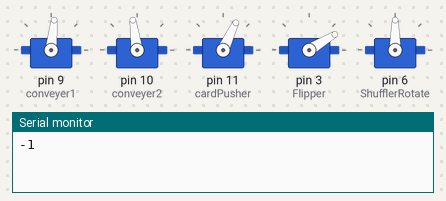
This sketch was run on a simulated Arduino Uno, built with avr-gcc and run on an emulated ATmega328P. Parts: 5 × servo, the last lines printed to the serial monitor. Random numbers use the default seed unless the sketch sets one.

Above: at 0.19 s.
At 19.5 s:
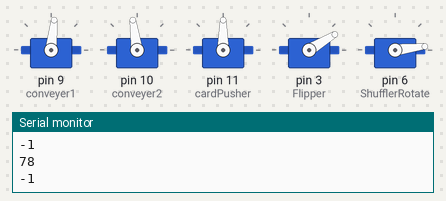
At 38.5 s:
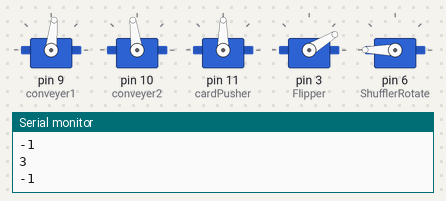
Timing chart, 0 to 40.0 s (numbered marks = the images above):
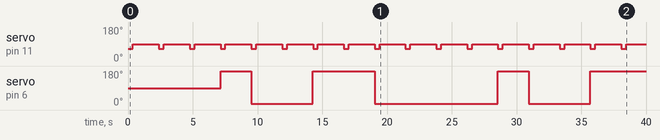

Measured:
- by itself, servo on pin 11 (cardPusher): alternates 90° for 2.0 s and 65° for 0.38 s
- by itself, servo on pin 6 (ShufflerRotate): goes 180° 2.4 s, 7° 4.8 s, 180° 4.8 s, 7° 9.5 s, 180° 2.4 s, 7° 4.8 s, then 180°

The sketch:

CardSorter.ino
```cpp
//Hermes Suen, Brian Barrows, Alvaro Mendez Michael Birosak
//Robotics Final Project


#include <Servo.h>
#include<SoftwareSerial.h>

//Define the pins that will read data from Open MV
SoftwareSerial mySerial(0,1);

//Define the 5 servos required for the project. 2 for the conveyer belt, one to push the cards forward, one
//to flip over upside down cards, and one to rotate the card shuffler at the end.
Servo conveyer1;
Servo conveyer2;
Servo cardPusher;
Servo Flipper;
Servo ShufflerRotate;

//angle that the flipper will be set at to stop cards
int restPos = 31;
int ShufflerPos = 0;

void setup()
{
  //initialize all servos
  conveyer1.attach(9);
  conveyer2.attach(10);
  cardPusher.attach(11);
  Flipper.attach(3);
  ShufflerRotate.attach(6);

  //Start the conveyer belt system
  conveyer1.write(84);
  conveyer2.write(98);
  Serial.begin(9600);
  mySerial.begin(9600);

}

void loop() {
  conveyer1.write(84);
  conveyer2.write(98);
  Flipper.write(restPos);

  //Read data from the Open MV to see if card
  //is face up or facedown
  int data = mySerial.read();
  Serial.println(data);

  //If no data, push a card forward
  if(data ==-1){
    Flipper.write(restPos);
    pushCard();

  //if the card is ok, let it through
  }else if (data == 0){
    Flipper.write(0);
    delay(1500);
    Flipper.write(restPos+8);
  }

  //if the card is upside down, flip it
  else if(data == 1){
    Flipper.write(130);
    delay(1000);
    Flipper.write(restPos-4);
  }

  delay(1000);

  //randomly rotate the card shuffler at the end(so that
  //there will be even number of cards on each side
  int randInt = random(0,100);
  Serial.println(randInt);
  if(randInt >50){
    if(ShufflerPos == 0){
      ShufflerRotate.write(180);
      ShufflerPos = 180;
    }else{
      ShufflerRotate.write(7);
      ShufflerPos = 0;
    }
  }

}

//function to push a card forward
void pushCard()
{
  cardPusher.write(65);
  delay(380);
  cardPusher.write(90);
  delay(1000);

}
```
